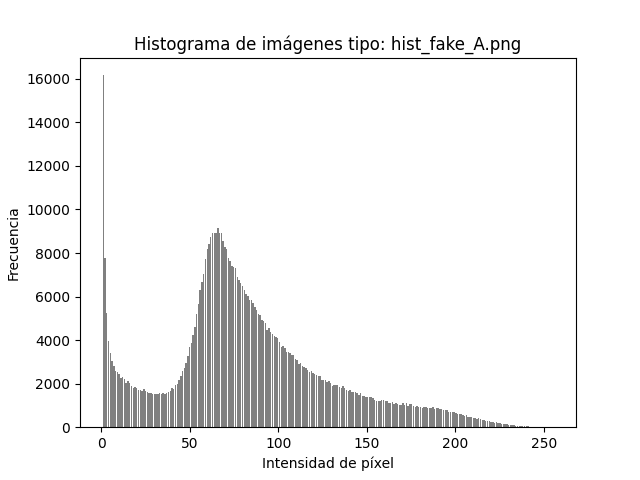
#> input picture experiments/Test500Volumes/test_latest_iter200/images/histograms/hist_fake_A.png, 640 x 480 px; its folder holds only this picture in this run
$ python plot_images_histograms.py ../../experiments/Test500Volumes/test_latest_iter200/images/histograms
#> lines starting #> are read from the running program, lines starting #| are printed output that depends on the picture
import sys
import os
import matplotlib.pyplot as plt
from PIL import Image
import numpy as np

def generate_histogram(image_paths, output_path):
    image_histograms = []

    for image_path in image_paths:
        image = Image.open(image_path)
#> image is the input picture: PIL image 640x480 RGBA; mean R, G, B, A 242.5, 242.5, 242.5, 255
        image = image.convert('L')  # Convertir a escala de grises si es necesario
#> image: PIL image 640x480 L
        image_histograms.append(np.array(image).ravel())

    stacked_histogram = np.hstack(image_histograms)

    # Calcular el histograma excluyendo el valor 0
    hist, bins = np.histogram(stacked_histogram, bins=256, range=(1, 256))
#> hist = 256 values, max 276767 at index 254, min 0 at index 255, mean 1190.4; bins = 257 values from 1 to 256

    plt.bar(bins[:-1], hist, color='gray')
    plt.xlabel('Intensidad de píxel')
    plt.ylabel('Frecuencia')
    plt.title('Histograma de imágenes tipo: {}'.format(os.path.basename(output_path)))

    plt.savefig(output_path)
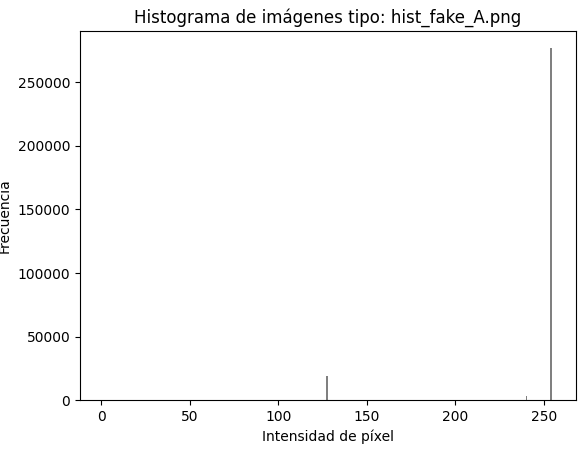
#> figure drawn by matplotlib, 1 panel; tallest bar 276767 high, from x = 253.6 to 254.4
    plt.close()

def generate_histograms(folder_path):
    output_folder = os.path.join(folder_path, 'histograms')
    os.makedirs(output_folder, exist_ok=True)

    image_types = ['fake_A', 'fake_B', 'real_A', 'real_B', 'rec_A', 'rec_B']
    for image_type in image_types:
        image_files = [file for file in os.listdir(folder_path) if file.endswith('.png') and image_type in file]
        if len(image_files) > 0:
            print('Generando histograma para imágenes de tipo: {}'.format(image_type))
            image_paths = [os.path.join(folder_path, file) for file in image_files]
            output_path = os.path.join(output_folder, 'hist_{}.png'.format(image_type))
            generate_histogram(image_paths, output_path)
            print('---')

if __name__ == '__main__':
    if len(sys.argv) < 2:
        print('Por favor, especifique la ruta de la carpeta de imágenes como argumento de línea de comandos.')
        sys.exit(1)

    # Obtener la ruta de la carpeta de imágenes del primer argumento
    folder_path = sys.argv[1]

    # Verificar si la ruta de la carpeta es válida
    if not os.path.isdir(folder_path):
        print('La ruta especificada no es una carpeta válida.')
        sys.exit(1)

    # Generar los histogramas
    generate_histograms(folder_path)
